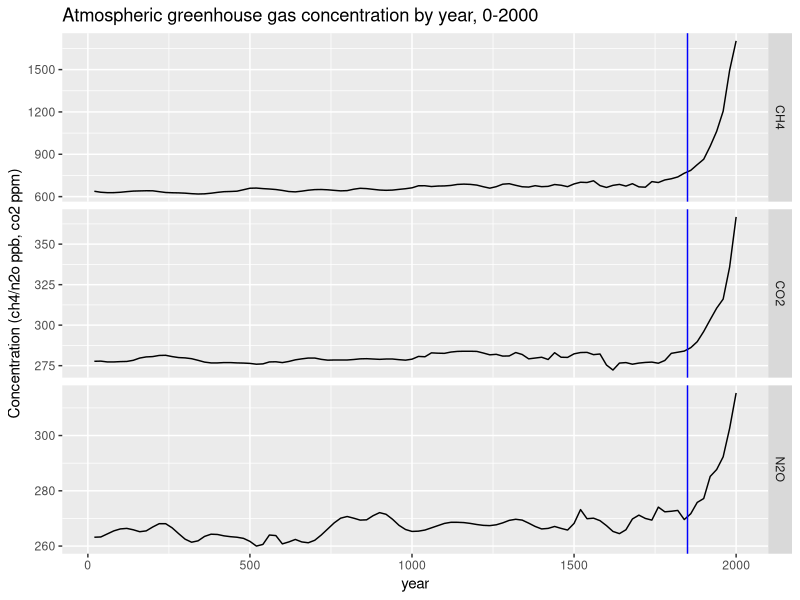
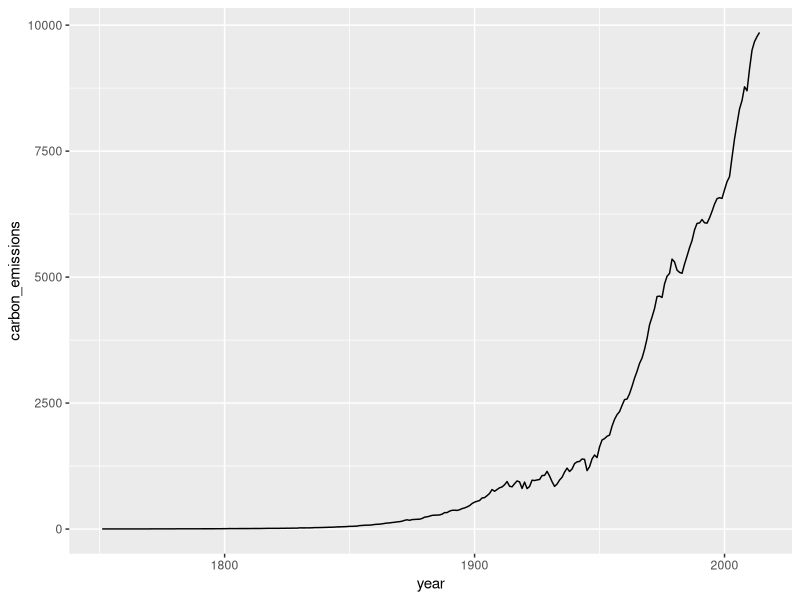
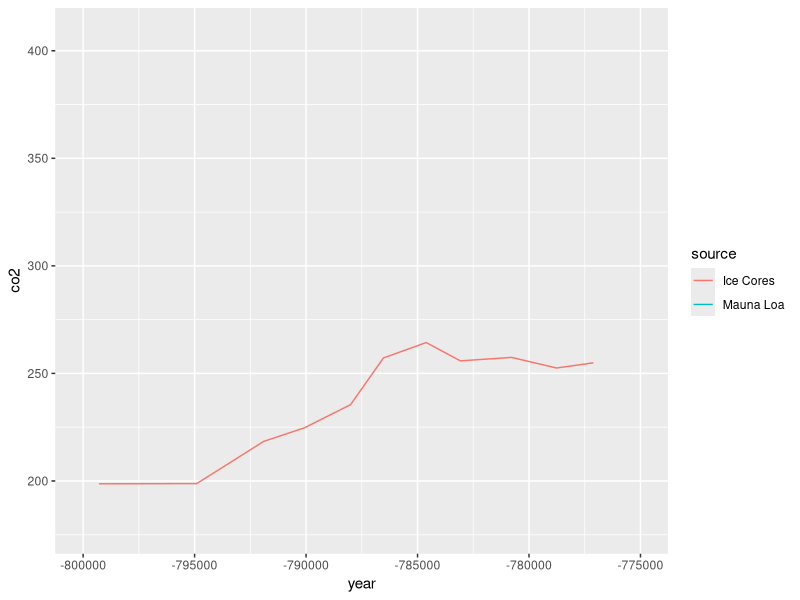
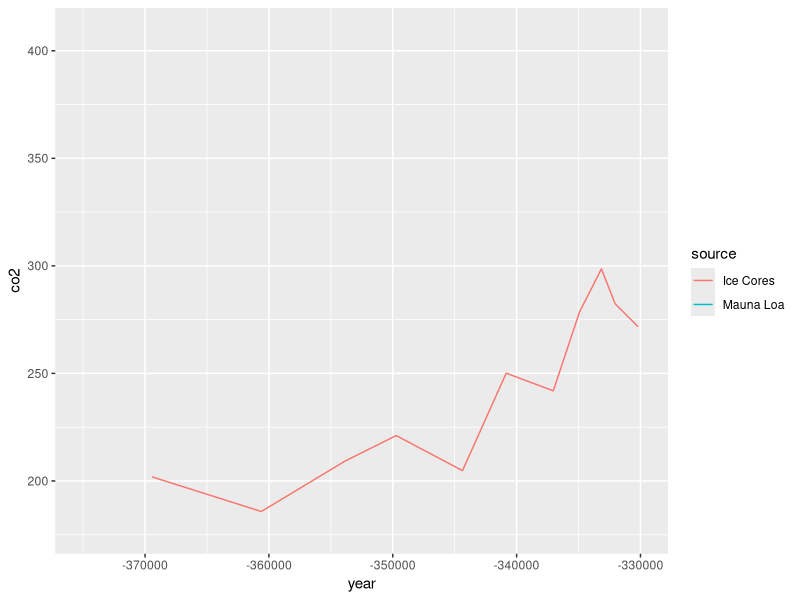
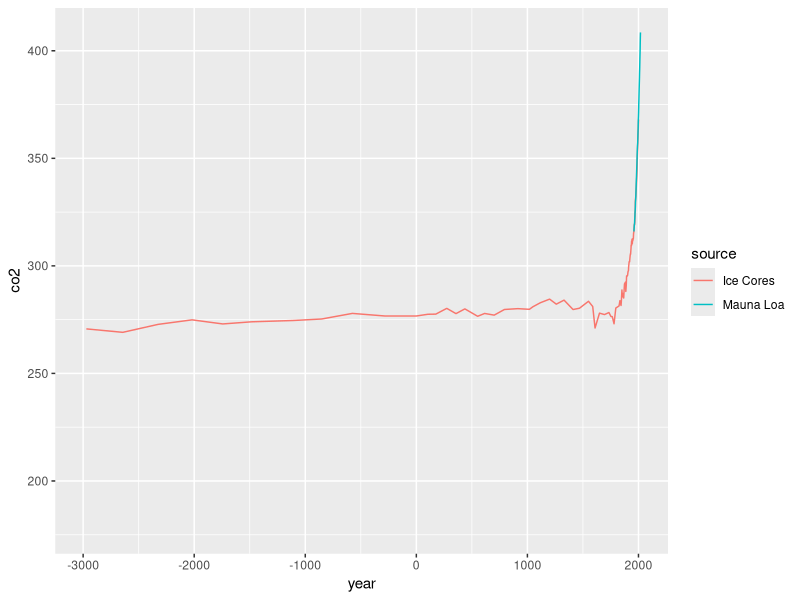

Recreate these plots in R, in order.
library(tidyverse)
library(dslabs)
data(temp_carbon)
data(greenhouse_gases)
data(historic_co2)

#Question 1 and 2
greenhouse_gases %>%
  ggplot(aes(year, concentration)) +
  geom_line() +
  facet_grid(gas~., scales = "free") +
  geom_vline(xintercept = 1850, color = "blue") +
  ylab("Concentration (ch4/n2o ppb, co2 ppm)") +
  ggtitle("Atmospheric greenhouse gas concentration by year, 0-2000")


# Question 3 carbon_emission vs year

temp_carbon %>%
  filter(!is.na(carbon_emissions)) %>%
  ggplot(aes(year, carbon_emissions)) +
  geom_line()


# Question 4 Historic CO2 data

data("historic_co2")
co2_time <- historic_co2 %>%
  filter(!is.na(co2)) %>%
  ggplot(aes(year, co2, color = source)) +
  geom_line()


# Question 12, rate of change of CO2

co2_time + xlim(c(-800000, -775000))

co2_time + xlim(c(-375000, -330000))

co2_time + xlim(c(-3000, 2018))
